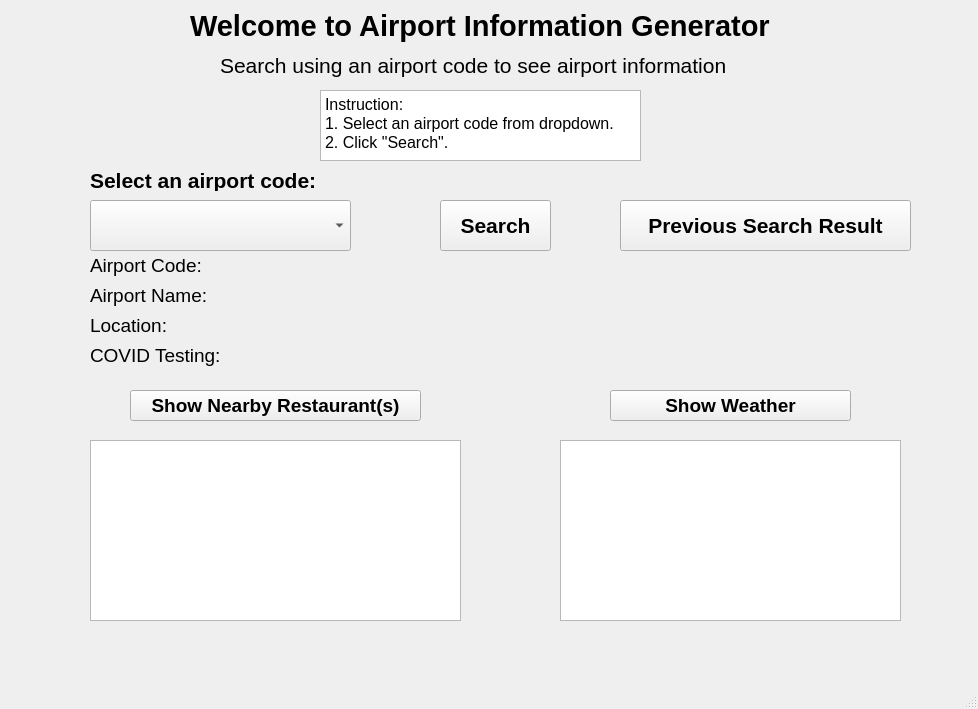
<?xml version="1.0" encoding="UTF-8"?>
<ui version="4.0">
 <class>MainWindow</class>
 <widget class="QMainWindow" name="MainWindow">
  <property name="geometry">
   <rect>
    <x>0</x>
    <y>0</y>
    <width>978</width>
    <height>709</height>
   </rect>
  </property>
  <property name="windowTitle">
   <string>MainWindow</string>
  </property>
  <widget class="QWidget" name="centralwidget">
   <widget class="QPushButton" name="searchButton">
    <property name="geometry">
     <rect>
      <x>440</x>
      <y>200</y>
      <width>111</width>
      <height>51</height>
     </rect>
    </property>
    <property name="font">
     <font>
      <family>Arial</family>
      <pointsize>16</pointsize>
      <weight>75</weight>
      <bold>true</bold>
     </font>
    </property>
    <property name="text">
     <string>Search</string>
    </property>
   </widget>
   <widget class="QLabel" name="titleLabel">
    <property name="geometry">
     <rect>
      <x>190</x>
      <y>0</y>
      <width>591</width>
      <height>51</height>
     </rect>
    </property>
    <property name="font">
     <font>
      <family>Arial</family>
      <pointsize>22</pointsize>
      <weight>75</weight>
      <bold>true</bold>
     </font>
    </property>
    <property name="text">
     <string>Welcome to Airport Information Generator</string>
    </property>
   </widget>
   <widget class="QLabel" name="summaryLabel">
    <property name="geometry">
     <rect>
      <x>220</x>
      <y>50</y>
      <width>521</width>
      <height>31</height>
     </rect>
    </property>
    <property name="font">
     <font>
      <family>Arial</family>
      <pointsize>16</pointsize>
     </font>
    </property>
    <property name="text">
     <string>Search using an airport code to see airport information</string>
    </property>
   </widget>
   <widget class="QTextBrowser" name="instructionText">
    <property name="geometry">
     <rect>
      <x>320</x>
      <y>90</y>
      <width>321</width>
      <height>71</height>
     </rect>
    </property>
    <property name="font">
     <font>
      <family>Arial</family>
     </font>
    </property>
    <property name="html">
     <string>&lt;!DOCTYPE HTML PUBLIC &quot;-//W3C//DTD HTML 4.0//EN&quot; &quot;http://www.w3.org/TR/REC-html40/strict.dtd&quot;&gt;
&lt;html&gt;&lt;head&gt;&lt;meta name=&quot;qrichtext&quot; content=&quot;1&quot; /&gt;&lt;style type=&quot;text/css&quot;&gt;
p, li { white-space: pre-wrap; }
&lt;/style&gt;&lt;/head&gt;&lt;body style=&quot; font-family:'Arial'; font-size:8.25pt; font-weight:400; font-style:normal;&quot;&gt;
&lt;p style=&quot; margin-top:0px; margin-bottom:0px; margin-left:0px; margin-right:0px; -qt-block-indent:0; text-indent:0px;&quot;&gt;&lt;span style=&quot; font-family:'MS Shell Dlg 2'; font-size:12pt;&quot;&gt;Instruction:&lt;/span&gt;&lt;/p&gt;
&lt;p style=&quot; margin-top:0px; margin-bottom:0px; margin-left:0px; margin-right:0px; -qt-block-indent:0; text-indent:0px;&quot;&gt;&lt;span style=&quot; font-family:'MS Shell Dlg 2'; font-size:12pt;&quot;&gt;1. Select an airport code from dropdown.&lt;/span&gt;&lt;/p&gt;
&lt;p style=&quot; margin-top:0px; margin-bottom:0px; margin-left:0px; margin-right:0px; -qt-block-indent:0; text-indent:0px;&quot;&gt;&lt;span style=&quot; font-family:'MS Shell Dlg 2'; font-size:12pt;&quot;&gt;2. Click &amp;quot;Search&amp;quot;.&lt;/span&gt;&lt;/p&gt;&lt;/body&gt;&lt;/html&gt;</string>
    </property>
   </widget>
   <widget class="QPushButton" name="prevResultButton">
    <property name="geometry">
     <rect>
      <x>620</x>
      <y>200</y>
      <width>291</width>
      <height>51</height>
     </rect>
    </property>
    <property name="font">
     <font>
      <family>Arial</family>
      <pointsize>16</pointsize>
      <weight>75</weight>
      <bold>true</bold>
     </font>
    </property>
    <property name="text">
     <string>Previous Search Result</string>
    </property>
   </widget>
   <widget class="QComboBox" name="airportSelect">
    <property name="geometry">
     <rect>
      <x>90</x>
      <y>200</y>
      <width>261</width>
      <height>51</height>
     </rect>
    </property>
    <property name="font">
     <font>
      <family>Arial</family>
      <pointsize>16</pointsize>
     </font>
    </property>
   </widget>
   <widget class="QLabel" name="airportSelectLabel">
    <property name="geometry">
     <rect>
      <x>90</x>
      <y>170</y>
      <width>261</width>
      <height>21</height>
     </rect>
    </property>
    <property name="font">
     <font>
      <family>Arial</family>
      <pointsize>16</pointsize>
      <weight>75</weight>
      <bold>true</bold>
     </font>
    </property>
    <property name="text">
     <string>Select an airport code:</string>
    </property>
   </widget>
   <widget class="QLabel" name="airportCodeLabel">
    <property name="geometry">
     <rect>
      <x>90</x>
      <y>250</y>
      <width>791</width>
      <height>31</height>
     </rect>
    </property>
    <property name="font">
     <font>
      <family>Arial</family>
      <pointsize>14</pointsize>
     </font>
    </property>
    <property name="text">
     <string>Airport Code:</string>
    </property>
   </widget>
   <widget class="QLabel" name="airportNameLabel">
    <property name="geometry">
     <rect>
      <x>90</x>
      <y>280</y>
      <width>791</width>
      <height>31</height>
     </rect>
    </property>
    <property name="font">
     <font>
      <family>Arial</family>
      <pointsize>14</pointsize>
     </font>
    </property>
    <property name="text">
     <string>Airport Name:</string>
    </property>
   </widget>
   <widget class="QLabel" name="locationLabel">
    <property name="geometry">
     <rect>
      <x>90</x>
      <y>310</y>
      <width>791</width>
      <height>31</height>
     </rect>
    </property>
    <property name="font">
     <font>
      <family>Arial</family>
      <pointsize>14</pointsize>
     </font>
    </property>
    <property name="text">
     <string>Location:</string>
    </property>
   </widget>
   <widget class="QLabel" name="covidLabel">
    <property name="geometry">
     <rect>
      <x>90</x>
      <y>340</y>
      <width>791</width>
      <height>31</height>
     </rect>
    </property>
    <property name="font">
     <font>
      <family>Arial</family>
      <pointsize>14</pointsize>
     </font>
    </property>
    <property name="text">
     <string>COVID Testing:</string>
    </property>
   </widget>
   <widget class="QPushButton" name="nearbyButton">
    <property name="geometry">
     <rect>
      <x>130</x>
      <y>390</y>
      <width>291</width>
      <height>31</height>
     </rect>
    </property>
    <property name="font">
     <font>
      <family>Arial</family>
      <pointsize>14</pointsize>
      <weight>75</weight>
      <bold>true</bold>
     </font>
    </property>
    <property name="text">
     <string>Show Nearby Restaurant(s)</string>
    </property>
   </widget>
   <widget class="QListWidget" name="nearbyList">
    <property name="geometry">
     <rect>
      <x>90</x>
      <y>440</y>
      <width>371</width>
      <height>181</height>
     </rect>
    </property>
    <property name="font">
     <font>
      <family>Arial</family>
      <pointsize>12</pointsize>
     </font>
    </property>
   </widget>
   <widget class="QPushButton" name="weatherButton">
    <property name="geometry">
     <rect>
      <x>610</x>
      <y>390</y>
      <width>241</width>
      <height>31</height>
     </rect>
    </property>
    <property name="font">
     <font>
      <family>Arial</family>
      <pointsize>14</pointsize>
      <weight>75</weight>
      <bold>true</bold>
     </font>
    </property>
    <property name="text">
     <string>Show Weather</string>
    </property>
   </widget>
   <widget class="QTextBrowser" name="weatherText">
    <property name="geometry">
     <rect>
      <x>560</x>
      <y>440</y>
      <width>341</width>
      <height>181</height>
     </rect>
    </property>
    <property name="font">
     <font>
      <family>Arial</family>
      <pointsize>12</pointsize>
     </font>
    </property>
   </widget>
  </widget>
  <widget class="QMenuBar" name="menubar">
   <property name="geometry">
    <rect>
     <x>0</x>
     <y>0</y>
     <width>978</width>
     <height>21</height>
    </rect>
   </property>
  </widget>
  <widget class="QStatusBar" name="statusbar"/>
 </widget>
 <resources/>
 <connections/>
</ui>
